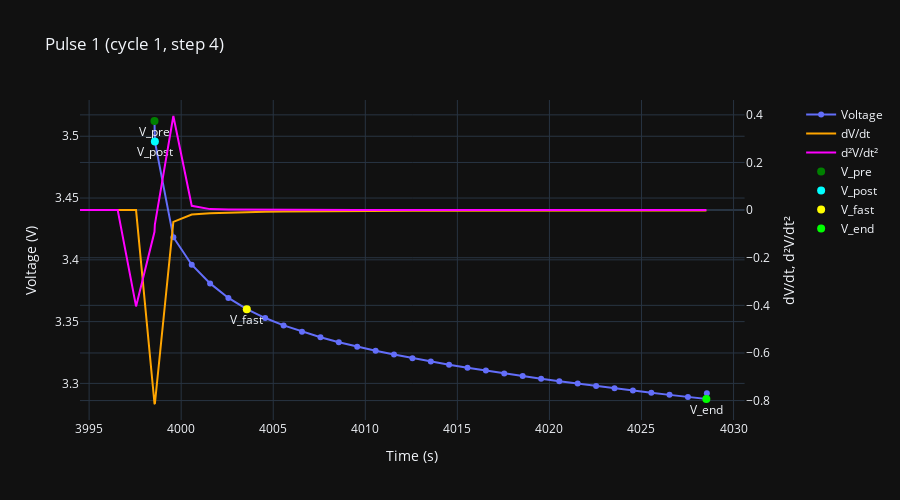
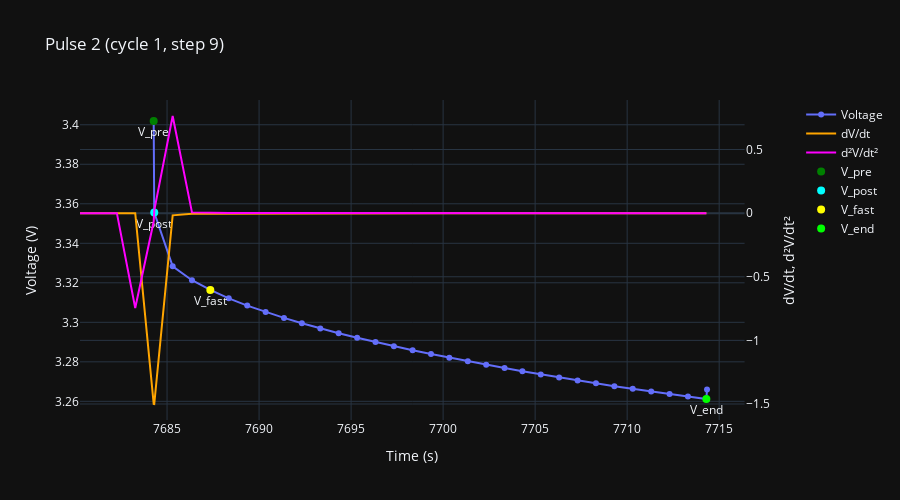
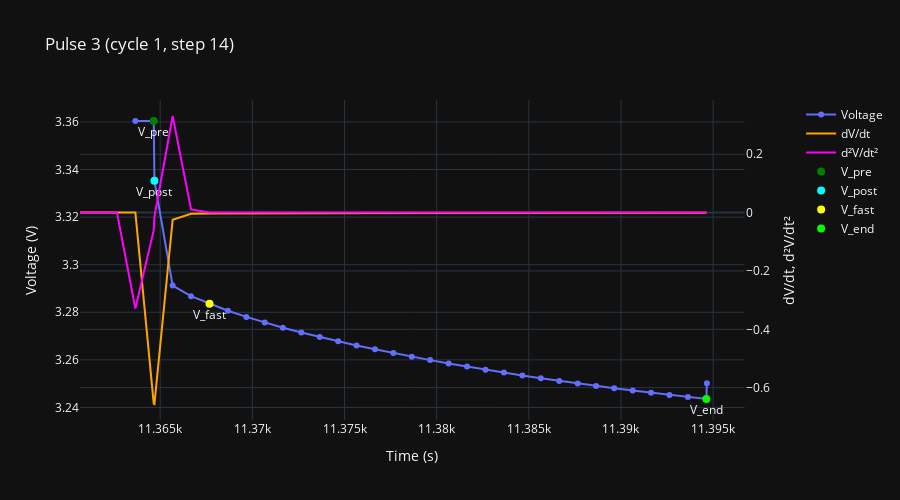
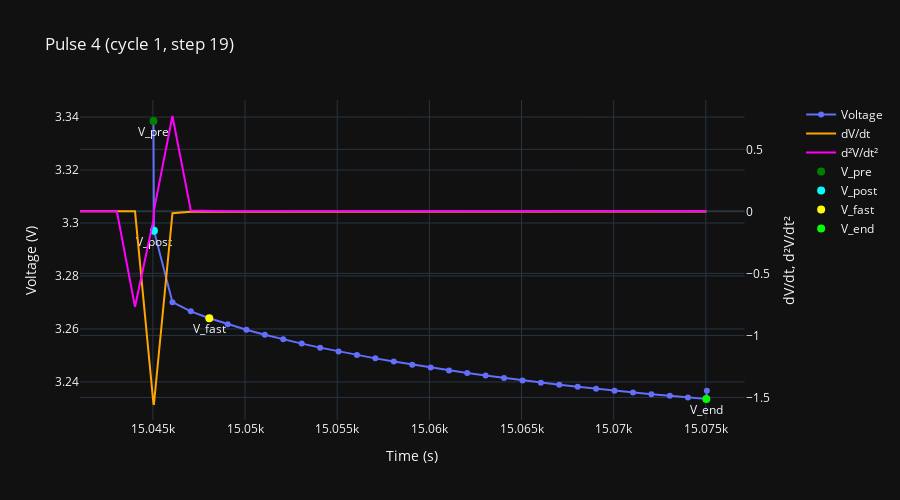

The cell these charts' notebook holds for them, in order:
### Code cell
import pandas as pd
import plotly.graph_objects as go
from plotly.subplots import make_subplots
from pathlib import Path

CELL = "RD_LFP_HPPC_REPT_Group0_150_0001_10_100"

base_dir = Path("/home/kcv/Desktop/HPPC_post_processing/post_processing/data/optimiser_results")
summary_path = base_dir / "resistances" / f"{CELL}_resistance_summary.csv"
deriv_dir = base_dir / "voltage_derivatives"
raw_path = Path("/home/kcv/Desktop/HPPC_post_processing/post_processing/data/stitched_detail_data") / f"{CELL}.csv"

summary = pd.read_csv(summary_path)
summary["pulse_no"] = range(1, len(summary) + 1)

raw = pd.read_csv(raw_path)
raw["Absolute time"] = pd.to_datetime(raw["Absolute time"])
raw["time_s"] = (raw["Absolute time"] - raw["Absolute time"].min()).dt.total_seconds()

for _, row in summary.iterrows():
    pulse_id = f"cycle{int(row['cycle'])}_step{int(row['step'])}"
    deriv_df = pd.read_csv(deriv_dir / f"{CELL}_{pulse_id}_derivatives.csv")

    mask = (raw["time_s"] >= row["t_pre"] - 1) & (raw["time_s"] <= row["t_end"] + 1)
    seg = raw.loc[mask].sort_values("time_s")

    fig = make_subplots(specs=[[{"secondary_y": True}]])
    fig.add_trace(go.Scatter(x=seg["time_s"], y=seg["volt(V)"], mode="markers+lines", name="Voltage"),
                  secondary_y=False)
    fig.add_trace(go.Scatter(x=deriv_df["time_s"], y=deriv_df["dv_dt"],
                             mode="lines", name="dV/dt", line=dict(color="orange")),
                  secondary_y=True)
    fig.add_trace(go.Scatter(x=deriv_df["time_s"], y=deriv_df["d2v_dt2"],
                             mode="lines", name="d²V/dt²", line=dict(color="magenta")),
                  secondary_y=True)

    markers = [
        ("V_pre", row["t_pre"], row["V_pre"], "green"),
        ("V_post", row["t_post"], row["V_post"], "cyan"),
        ("V_fast", row["t_fast"], row["V_fast"], "yellow"),
        ("V_end", row["t_end"], row["V_end"], "lime"),
    ]
    for label, tx, vy, color in markers:
        fig.add_trace(go.Scatter(x=[tx], y=[vy], mode="markers+text",
                                 text=[label], textposition="bottom center",
                                 marker=dict(color=color, size=8), name=label),
                      secondary_y=False)

    fig.update_layout(
        title=f"Pulse {int(row['pulse_no'])} (cycle {int(row['cycle'])}, step {int(row['step'])})",
        xaxis_title="Time (s)",
        template="plotly_dark",
        height=500,
    )
    fig.update_yaxes(title_text="Voltage (V)", secondary_y=False)
    fig.update_yaxes(title_text="dV/dt, d²V/dt²", secondary_y=True)
    fig.show()

### Figure 1 — Plotly figure (JSON) as saved in the notebook; plotly's stock layout.template omitted (floating-point values rounded to 4 significant figures)
{"data": [{"mode": "markers+lines", "name": "Voltage", "type": "scatter", "x": [3999.0, 3999.0, 4000.0, 4001.0, 4002.0, 4003.0, 4004.0, 4005.0, 4006.0, 4007.0, 4008.0, 4009.0, 4010.0, 4011.0, 4012.0, 4013.0, 4014.0, 4015.0, 4016.0, 4017.0, 4018.0, 4019.0, 4020.0, 4021.0, 4022.0, 4023.0, 4024.0, 4025.0, 4026.0, 4027.0, 4028.0, 4029.0, 4029.0], "xaxis": "x", "y": [3.512, 3.496, 3.418, 3.396, 3.381, 3.369, 3.36, 3.353, 3.347, 3.342, 3.337, 3.333, 3.33, 3.326, 3.323, 3.32, 3.318, 3.315, 3.313, 3.31, 3.308, 3.306, 3.304, 3.302, 3.3, 3.298, 3.296, 3.294, 3.292, 3.291, 3.289, 3.287, 3.292], "yaxis": "y"}, {"line": {"color": "orange"}, "mode": "lines", "name": "dV/dt", "type": "scatter", "x": [3995.0, 3996.0, 3997.0, 3998.0, 3999.0, 3999.0, 4000.0, 4001.0, 4002.0, 4003.0, 4004.0, 4005.0, 4006.0, 4007.0, 4008.0, 4009.0, 4010.0, 4011.0, 4012.0, 4013.0, 4014.0, 4015.0, 4016.0, 4017.0, 4018.0, 4019.0, 4020.0, 4021.0, 4022.0, 4023.0, 4024.0, 4025.0, 4026.0, 4027.0, 4028.0, 4029.0], "xaxis": "x", "y": [-4.012e-06, -7.16e-06, -7.16e-06, 2.469e-06, -0.8128, -0.8143, -0.04964, -0.01872, -0.0135, -0.01046, -0.008125, -0.006595, -0.005548, -0.004789, -0.004236, -0.003813, -0.003465, -0.003193, -0.002983, -0.002805, -0.002657, -0.002526, -0.002404, -0.002304, -0.002219, -0.002138, -0.002076, -0.002013, -0.001947, -0.001892, -0.00184, -0.001794, -0.00176, -0.00172, -0.001671, -0.001657], "yaxis": "y2"}, {"line": {"color": "magenta"}, "mode": "lines", "name": "d²V/dt²", "type": "scatter", "x": [3995.0, 3996.0, 3997.0, 3998.0, 3999.0, 3999.0, 4000.0, 4001.0, 4002.0, 4003.0, 4004.0, 4005.0, 4006.0, 4007.0, 4008.0, 4009.0, 4010.0, 4011.0, 4012.0, 4013.0, 4014.0, 4015.0, 4016.0, 4017.0, 4018.0, 4019.0, 4020.0, 4021.0, 4022.0, 4023.0, 4024.0, 4025.0, 4026.0, 4027.0, 4028.0, 4029.0], "xaxis": "x", "y": [-3.158e-06, -1.62e-06, 4.954e-06, -0.4046, -0.09131, -0.06056, 0.3952, 0.0181, 0.004146, 0.002702, 0.001932, 0.001289, 0.0009038, 0.0006555, 0.0004882, 0.0003866, 0.00031, 0.0002411, 0.0001939, 0.0001627, 0.0001404, 0.0001271, 0.0001109, 9.297e-05, 8.294e-05, 7.12e-05, 6.297e-05, 6.498e-05, 6.056e-05, 5.334e-05, 4.913e-05, 4.015e-05, 3.725e-05, 4.476e-05, 3.142e-05, 1.4e-05], "yaxis": "y2"}, {"marker": {"color": "green", "size": 8}, "mode": "markers+text", "name": "V_pre", "text": ["V_pre"], "textposition": "bottom center", "type": "scatter", "x": [3999.0], "xaxis": "x", "y": [3.512], "yaxis": "y"}, {"marker": {"color": "cyan", "size": 8}, "mode": "markers+text", "name": "V_post", "text": ["V_post"], "textposition": "bottom center", "type": "scatter", "x": [3999.0], "xaxis": "x", "y": [3.496], "yaxis": "y"}, {"marker": {"color": "yellow", "size": 8}, "mode": "markers+text", "name": "V_fast", "text": ["V_fast"], "textposition": "bottom center", "type": "scatter", "x": [4004.0], "xaxis": "x", "y": [3.36], "yaxis": "y"}, {"marker": {"color": "lime", "size": 8}, "mode": "markers+text", "name": "V_end", "text": ["V_end"], "textposition": "bottom center", "type": "scatter", "x": [4029.0], "xaxis": "x", "y": [3.287], "yaxis": "y"}], "layout": {"height": 500, "title": {"text": "Pulse 1 (cycle 1, step 4)"}, "xaxis": {"anchor": "y", "domain": [0, 0.94], "title": {"text": "Time (s)"}}, "yaxis": {"anchor": "x", "domain": [0, 1], "title": {"text": "Voltage (V)"}}, "yaxis2": {"anchor": "x", "overlaying": "y", "side": "right", "title": {"text": "dV/dt, d²V/dt²"}}}}

### Figure 2 — Plotly figure (JSON) as saved in the notebook; plotly's stock layout.template omitted (floating-point values rounded to 4 significant figures)
{"data": [{"mode": "markers+lines", "name": "Voltage", "type": "scatter", "x": [7684.0, 7684.0, 7685.0, 7686.0, 7687.0, 7688.0, 7689.0, 7690.0, 7691.0, 7692.0, 7693.0, 7694.0, 7695.0, 7696.0, 7697.0, 7698.0, 7699.0, 7700.0, 7701.0, 7702.0, 7703.0, 7704.0, 7705.0, 7706.0, 7707.0, 7708.0, 7709.0, 7710.0, 7711.0, 7712.0, 7713.0, 7714.0, 7714.0], "xaxis": "x", "y": [3.402, 3.356, 3.328, 3.321, 3.316, 3.312, 3.308, 3.305, 3.302, 3.299, 3.297, 3.294, 3.292, 3.29, 3.288, 3.286, 3.284, 3.282, 3.28, 3.279, 3.277, 3.275, 3.274, 3.272, 3.271, 3.269, 3.268, 3.266, 3.265, 3.264, 3.262, 3.261, 3.266], "yaxis": "y"}, {"line": {"color": "orange"}, "mode": "lines", "name": "dV/dt", "type": "scatter", "x": [7680.0, 7681.0, 7682.0, 7683.0, 7684.0, 7684.0, 7685.0, 7686.0, 7687.0, 7688.0, 7689.0, 7690.0, 7691.0, 7692.0, 7693.0, 7694.0, 7695.0, 7696.0, 7697.0, 7698.0, 7699.0, 7700.0, 7701.0, 7702.0, 7703.0, 7704.0, 7705.0, 7706.0, 7707.0, 7708.0, 7709.0, 7710.0, 7711.0, 7712.0, 7713.0, 7714.0], "xaxis": "x", "y": [-2.988e-06, -7.002e-06, -3.483e-06, -1.467e-06, -1.499, -1.5, -0.01719, -0.005818, -0.004599, -0.003952, -0.003464, -0.003112, -0.002894, -0.002701, -0.002501, -0.002359, -0.002244, -0.002149, -0.002039, -0.001956, -0.001903, -0.00184, -0.001777, -0.001717, -0.001694, -0.00165, -0.001575, -0.001518, -0.001473, -0.001442, -0.001401, -0.001356, -0.001315, -0.001283, -0.00125, -0.001233], "yaxis": "y2"}, {"line": {"color": "magenta"}, "mode": "lines", "name": "d²V/dt²", "type": "scatter", "x": [7680.0, 7681.0, 7682.0, 7683.0, 7684.0, 7684.0, 7685.0, 7686.0, 7687.0, 7688.0, 7689.0, 7690.0, 7691.0, 7692.0, 7693.0, 7694.0, 7695.0, 7696.0, 7697.0, 7698.0, 7699.0, 7700.0, 7701.0, 7702.0, 7703.0, 7704.0, 7705.0, 7706.0, 7707.0, 7708.0, 7709.0, 7710.0, 7711.0, 7712.0, 7713.0, 7714.0], "xaxis": "x", "y": [-3.998e-06, -2.318e-07, 2.769e-06, -0.7451, -0.06619, 0.02032, 0.7633, 0.005912, 0.000934, 0.0005666, 0.0004193, 0.0002855, 0.0002081, 0.0001988, 0.0001712, 0.0001286, 0.0001046, 0.0001027, 9.615e-05, 6.717e-05, 5.83e-05, 6.308e-05, 6.149e-05, 4.182e-05, 3.399e-05, 6e-05, 6.619e-05, 5.09e-05, 3.816e-05, 3.57e-05, 4.269e-05, 4.336e-05, 3.678e-05, 3.222e-05, 2.492e-05, 1.728e-05], "yaxis": "y2"}, {"marker": {"color": "green", "size": 8}, "mode": "markers+text", "name": "V_pre", "text": ["V_pre"], "textposition": "bottom center", "type": "scatter", "x": [7684.0], "xaxis": "x", "y": [3.402], "yaxis": "y"}, {"marker": {"color": "cyan", "size": 8}, "mode": "markers+text", "name": "V_post", "text": ["V_post"], "textposition": "bottom center", "type": "scatter", "x": [7684.0], "xaxis": "x", "y": [3.356], "yaxis": "y"}, {"marker": {"color": "yellow", "size": 8}, "mode": "markers+text", "name": "V_fast", "text": ["V_fast"], "textposition": "bottom center", "type": "scatter", "x": [7687.0], "xaxis": "x", "y": [3.316], "yaxis": "y"}, {"marker": {"color": "lime", "size": 8}, "mode": "markers+text", "name": "V_end", "text": ["V_end"], "textposition": "bottom center", "type": "scatter", "x": [7714.0], "xaxis": "x", "y": [3.261], "yaxis": "y"}], "layout": {"height": 500, "title": {"text": "Pulse 2 (cycle 1, step 9)"}, "xaxis": {"anchor": "y", "domain": [0, 0.94], "title": {"text": "Time (s)"}}, "yaxis": {"anchor": "x", "domain": [0, 1], "title": {"text": "Voltage (V)"}}, "yaxis2": {"anchor": "x", "overlaying": "y", "side": "right", "title": {"text": "dV/dt, d²V/dt²"}}}}

### Figure 3 — Plotly figure (JSON) as saved in the notebook; plotly's stock layout.template omitted (floating-point values rounded to 4 significant figures)
{"data": [{"mode": "markers+lines", "name": "Voltage", "type": "scatter", "x": [11360.0, 11360.0, 11360.0, 11370.0, 11370.0, 11370.0, 11370.0, 11370.0, 11370.0, 11370.0, 11370.0, 11370.0, 11370.0, 11380.0, 11380.0, 11380.0, 11380.0, 11380.0, 11380.0, 11380.0, 11380.0, 11380.0, 11380.0, 11390.0, 11390.0, 11390.0, 11390.0, 11390.0, 11390.0, 11390.0, 11390.0, 11390.0, 11390.0, 11390.0], "xaxis": "x", "y": [3.36, 3.36, 3.335, 3.291, 3.287, 3.284, 3.281, 3.278, 3.276, 3.274, 3.272, 3.27, 3.268, 3.266, 3.264, 3.263, 3.261, 3.26, 3.259, 3.257, 3.256, 3.255, 3.253, 3.252, 3.251, 3.25, 3.249, 3.248, 3.247, 3.246, 3.245, 3.244, 3.244, 3.25], "yaxis": "y"}, {"line": {"color": "orange"}, "mode": "lines", "name": "dV/dt", "type": "scatter", "x": [11360.0, 11360.0, 11360.0, 11360.0, 11360.0, 11360.0, 11370.0, 11370.0, 11370.0, 11370.0, 11370.0, 11370.0, 11370.0, 11370.0, 11370.0, 11370.0, 11380.0, 11380.0, 11380.0, 11380.0, 11380.0, 11380.0, 11380.0, 11380.0, 11380.0, 11380.0, 11390.0, 11390.0, 11390.0, 11390.0, 11390.0, 11390.0, 11390.0, 11390.0, 11390.0, 11390.0], "xaxis": "x", "y": [-1.998e-06, -7.972e-06, -6.969e-06, 4.52e-06, -0.6547, -0.6561, -0.02459, -0.003855, -0.00307, -0.002744, -0.002465, -0.002283, -0.002117, -0.001968, -0.001864, -0.001765, -0.001686, -0.001616, -0.001546, -0.001477, -0.001414, -0.001361, -0.001321, -0.001266, -0.001218, -0.001179, -0.00113, -0.001087, -0.001056, -0.00103, -0.0009892, -0.0009554, -0.0009195, -0.0008835, -0.0008514, -0.000831], "yaxis": "y2"}, {"line": {"color": "magenta"}, "mode": "lines", "name": "d²V/dt²", "type": "scatter", "x": [11360.0, 11360.0, 11360.0, 11360.0, 11360.0, 11360.0, 11370.0, 11370.0, 11370.0, 11370.0, 11370.0, 11370.0, 11370.0, 11370.0, 11370.0, 11370.0, 11380.0, 11380.0, 11380.0, 11380.0, 11380.0, 11380.0, 11380.0, 11380.0, 11380.0, 11380.0, 11390.0, 11390.0, 11390.0, 11390.0, 11390.0, 11390.0, 11390.0, 11390.0, 11390.0, 11390.0], "xaxis": "x", "y": [-5.968e-06, -2.487e-06, 6.253e-06, -0.3288, -0.06039, -0.01386, 0.3312, 0.01078, 0.0005547, 0.0003024, 0.0002305, 0.0001754, 0.0001592, 0.0001266, 0.0001017, 8.935e-05, 7.423e-05, 6.985e-05, 6.996e-05, 6.602e-05, 5.806e-05, 4.636e-05, 4.753e-05, 5.173e-05, 4.31e-05, 4.394e-05, 4.631e-05, 3.698e-05, 2.808e-05, 3.376e-05, 3.789e-05, 3.491e-05, 3.599e-05, 3.404e-05, 2.626e-05, 2.045e-05], "yaxis": "y2"}, {"marker": {"color": "green", "size": 8}, "mode": "markers+text", "name": "V_pre", "text": ["V_pre"], "textposition": "bottom center", "type": "scatter", "x": [11360.0], "xaxis": "x", "y": [3.36], "yaxis": "y"}, {"marker": {"color": "cyan", "size": 8}, "mode": "markers+text", "name": "V_post", "text": ["V_post"], "textposition": "bottom center", "type": "scatter", "x": [11360.0], "xaxis": "x", "y": [3.335], "yaxis": "y"}, {"marker": {"color": "yellow", "size": 8}, "mode": "markers+text", "name": "V_fast", "text": ["V_fast"], "textposition": "bottom center", "type": "scatter", "x": [11370.0], "xaxis": "x", "y": [3.284], "yaxis": "y"}, {"marker": {"color": "lime", "size": 8}, "mode": "markers+text", "name": "V_end", "text": ["V_end"], "textposition": "bottom center", "type": "scatter", "x": [11390.0], "xaxis": "x", "y": [3.244], "yaxis": "y"}], "layout": {"height": 500, "title": {"text": "Pulse 3 (cycle 1, step 14)"}, "xaxis": {"anchor": "y", "domain": [0, 0.94], "title": {"text": "Time (s)"}}, "yaxis": {"anchor": "x", "domain": [0, 1], "title": {"text": "Voltage (V)"}}, "yaxis2": {"anchor": "x", "overlaying": "y", "side": "right", "title": {"text": "dV/dt, d²V/dt²"}}}}

### Figure 4 — Plotly figure (JSON) as saved in the notebook; plotly's stock layout.template omitted (floating-point values rounded to 4 significant figures)
{"data": [{"mode": "markers+lines", "name": "Voltage", "type": "scatter", "x": [15050.0, 15050.0, 15050.0, 15050.0, 15050.0, 15050.0, 15050.0, 15050.0, 15050.0, 15050.0, 15050.0, 15060.0, 15060.0, 15060.0, 15060.0, 15060.0, 15060.0, 15060.0, 15060.0, 15060.0, 15060.0, 15070.0, 15070.0, 15070.0, 15070.0, 15070.0, 15070.0, 15070.0, 15070.0, 15070.0, 15070.0, 15080.0, 15080.0], "xaxis": "x", "y": [3.339, 3.297, 3.27, 3.267, 3.264, 3.262, 3.26, 3.258, 3.256, 3.254, 3.253, 3.252, 3.25, 3.249, 3.248, 3.247, 3.245, 3.244, 3.243, 3.242, 3.241, 3.241, 3.24, 3.239, 3.238, 3.237, 3.237, 3.236, 3.235, 3.235, 3.234, 3.234, 3.237], "yaxis": "y"}, {"line": {"color": "orange"}, "mode": "lines", "name": "dV/dt", "type": "scatter", "x": [15040.0, 15040.0, 15040.0, 15040.0, 15050.0, 15050.0, 15050.0, 15050.0, 15050.0, 15050.0, 15050.0, 15050.0, 15050.0, 15050.0, 15050.0, 15060.0, 15060.0, 15060.0, 15060.0, 15060.0, 15060.0, 15060.0, 15060.0, 15060.0, 15060.0, 15070.0, 15070.0, 15070.0, 15070.0, 15070.0, 15070.0, 15070.0, 15070.0, 15070.0, 15070.0, 15080.0], "xaxis": "x", "y": [-1.002e-06, -3.993e-06, 2.661e-06, 6.781e-07, -1.552, -1.553, -0.01514, -0.003039, -0.002445, -0.002175, -0.001953, -0.001802, -0.001671, -0.001562, -0.001467, -0.001385, -0.001321, -0.001253, -0.001186, -0.00113, -0.001083, -0.001043, -0.0009944, -0.0009431, -0.0009019, -0.0008654, -0.0008304, -0.0007937, -0.0007588, -0.0007294, -0.0007005, -0.0006608, -0.0006326, -0.0006282, -0.0005989, -0.000568], "yaxis": "y2"}, {"line": {"color": "magenta"}, "mode": "lines", "name": "d²V/dt²", "type": "scatter", "x": [15040.0, 15040.0, 15040.0, 15040.0, 15050.0, 15050.0, 15050.0, 15050.0, 15050.0, 15050.0, 15050.0, 15050.0, 15050.0, 15050.0, 15050.0, 15060.0, 15060.0, 15060.0, 15060.0, 15060.0, 15060.0, 15060.0, 15060.0, 15060.0, 15060.0, 15070.0, 15070.0, 15070.0, 15070.0, 15070.0, 15070.0, 15070.0, 15070.0, 15070.0, 15070.0, 15080.0], "xaxis": "x", "y": [-2.997e-06, 1.818e-06, 2.285e-06, -0.7694, -0.06908, 0.008839, 0.7689, 0.006393, 0.0004305, 0.0002447, 0.0001844, 0.0001409, 0.0001204, 0.000102, 8.851e-05, 7.323e-05, 6.576e-05, 6.747e-05, 6.163e-05, 5.154e-05, 4.356e-05, 4.458e-05, 5.043e-05, 4.626e-05, 3.884e-05, 3.58e-05, 3.588e-05, 3.585e-05, 3.22e-05, 2.914e-05, 3.428e-05, 3.394e-05, 1.633e-05, 1.723e-05, 3.035e-05, 3.094e-05], "yaxis": "y2"}, {"marker": {"color": "green", "size": 8}, "mode": "markers+text", "name": "V_pre", "text": ["V_pre"], "textposition": "bottom center", "type": "scatter", "x": [15050.0], "xaxis": "x", "y": [3.339], "yaxis": "y"}, {"marker": {"color": "cyan", "size": 8}, "mode": "markers+text", "name": "V_post", "text": ["V_post"], "textposition": "bottom center", "type": "scatter", "x": [15050.0], "xaxis": "x", "y": [3.297], "yaxis": "y"}, {"marker": {"color": "yellow", "size": 8}, "mode": "markers+text", "name": "V_fast", "text": ["V_fast"], "textposition": "bottom center", "type": "scatter", "x": [15050.0], "xaxis": "x", "y": [3.264], "yaxis": "y"}, {"marker": {"color": "lime", "size": 8}, "mode": "markers+text", "name": "V_end", "text": ["V_end"], "textposition": "bottom center", "type": "scatter", "x": [15080.0], "xaxis": "x", "y": [3.234], "yaxis": "y"}], "layout": {"height": 500, "title": {"text": "Pulse 4 (cycle 1, step 19)"}, "xaxis": {"anchor": "y", "domain": [0, 0.94], "title": {"text": "Time (s)"}}, "yaxis": {"anchor": "x", "domain": [0, 1], "title": {"text": "Voltage (V)"}}, "yaxis2": {"anchor": "x", "overlaying": "y", "side": "right", "title": {"text": "dV/dt, d²V/dt²"}}}}
